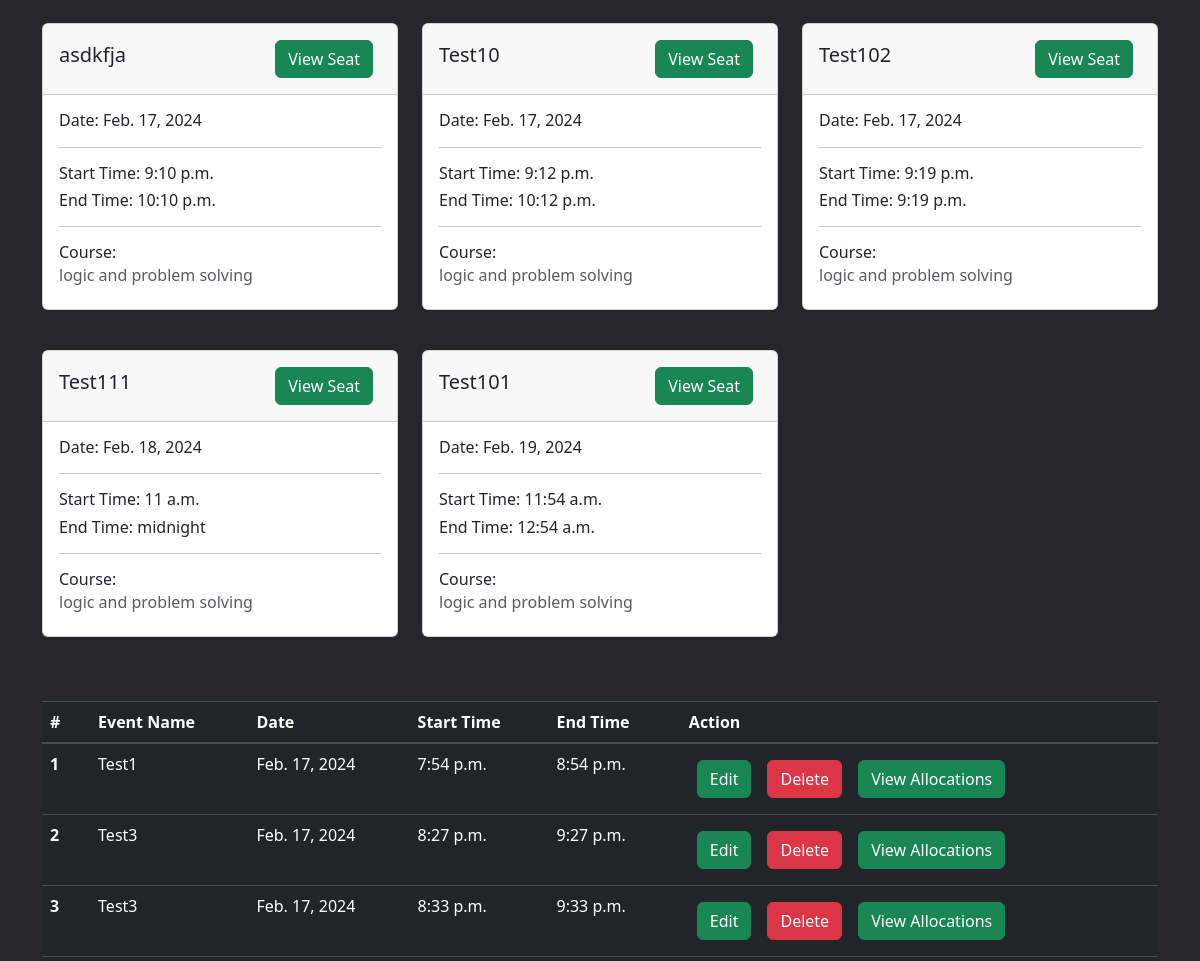
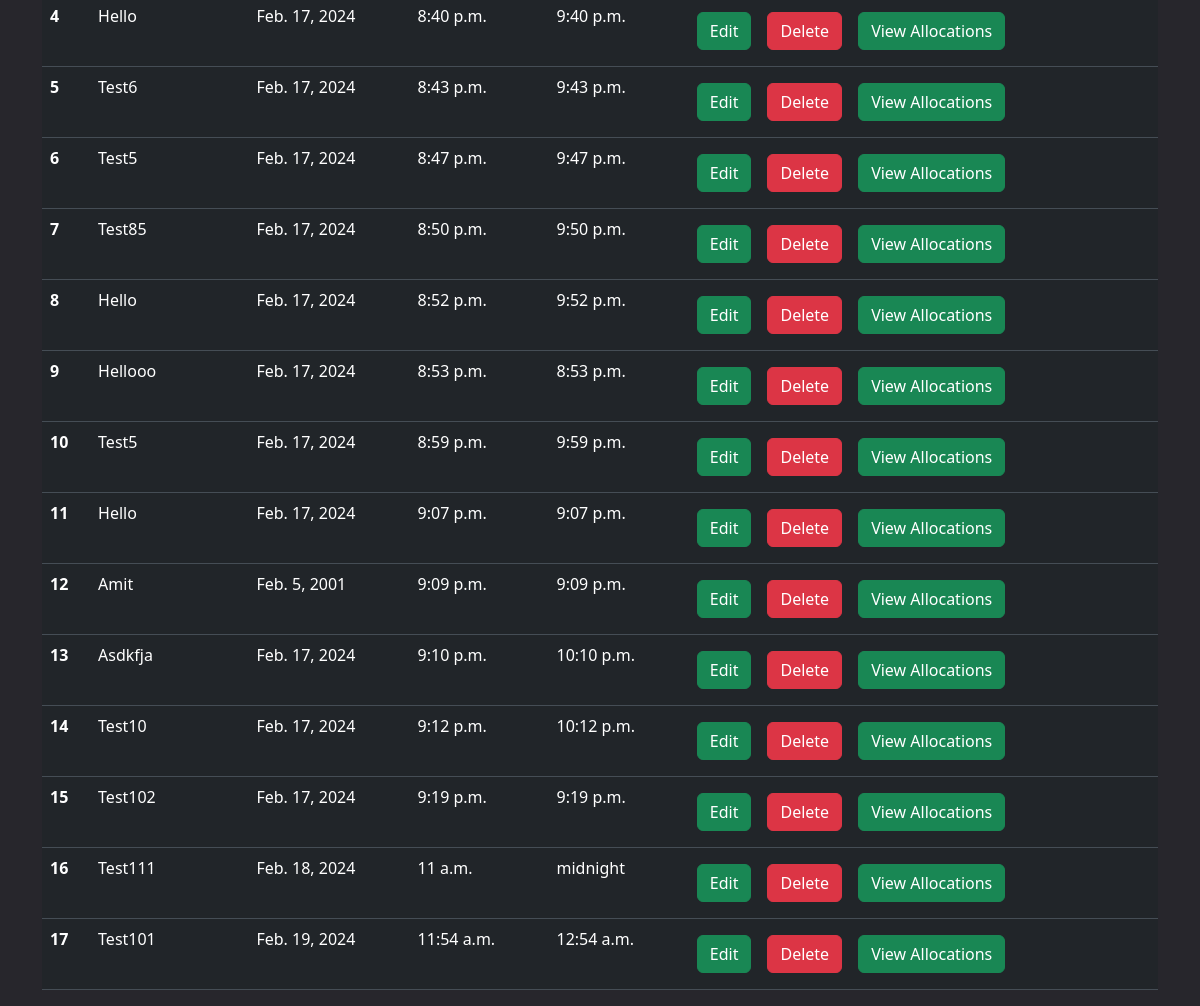
Page /student_events_view/ (signed in, lower part) on the earlier database version (2 pictures, top to bottom).
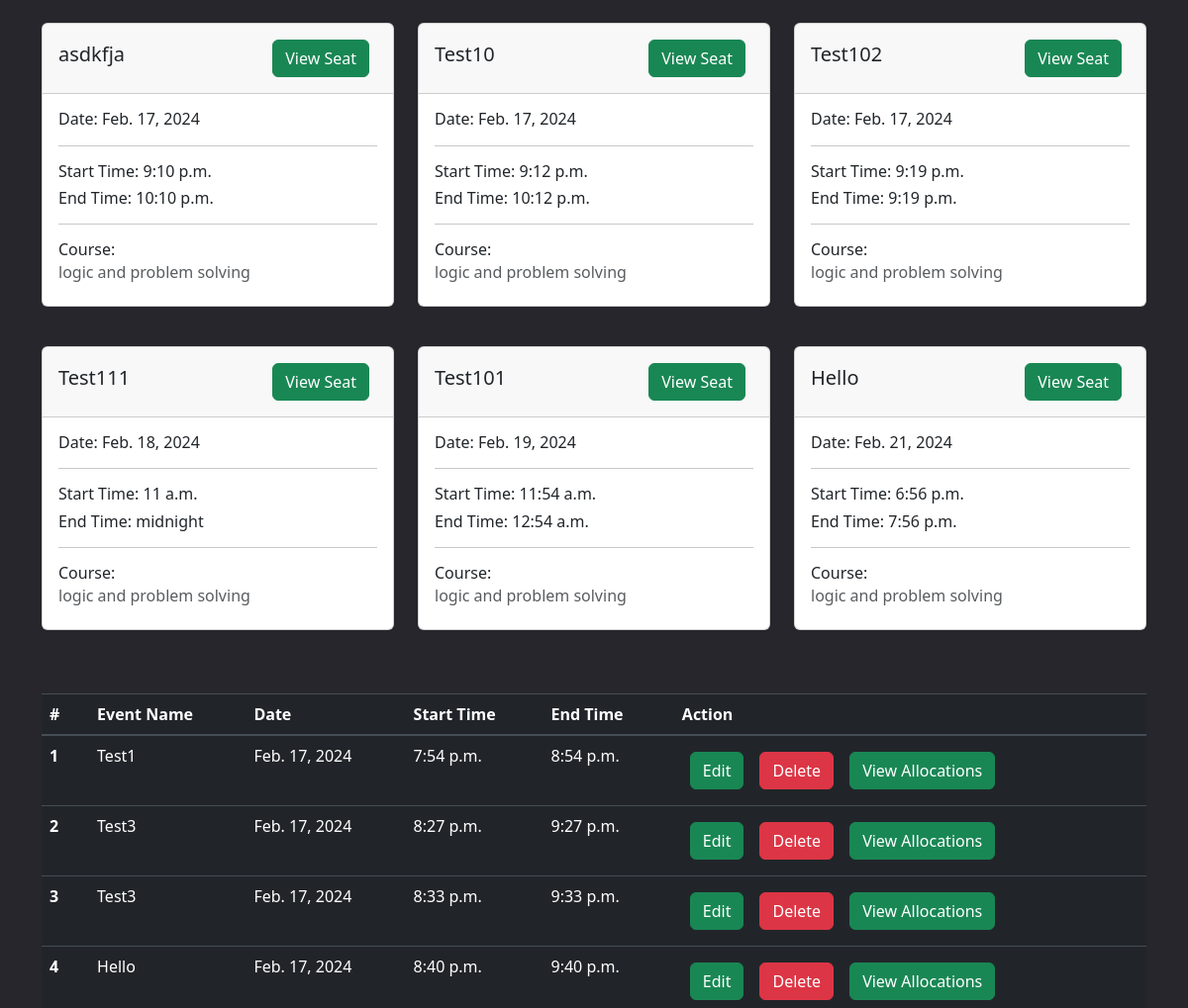
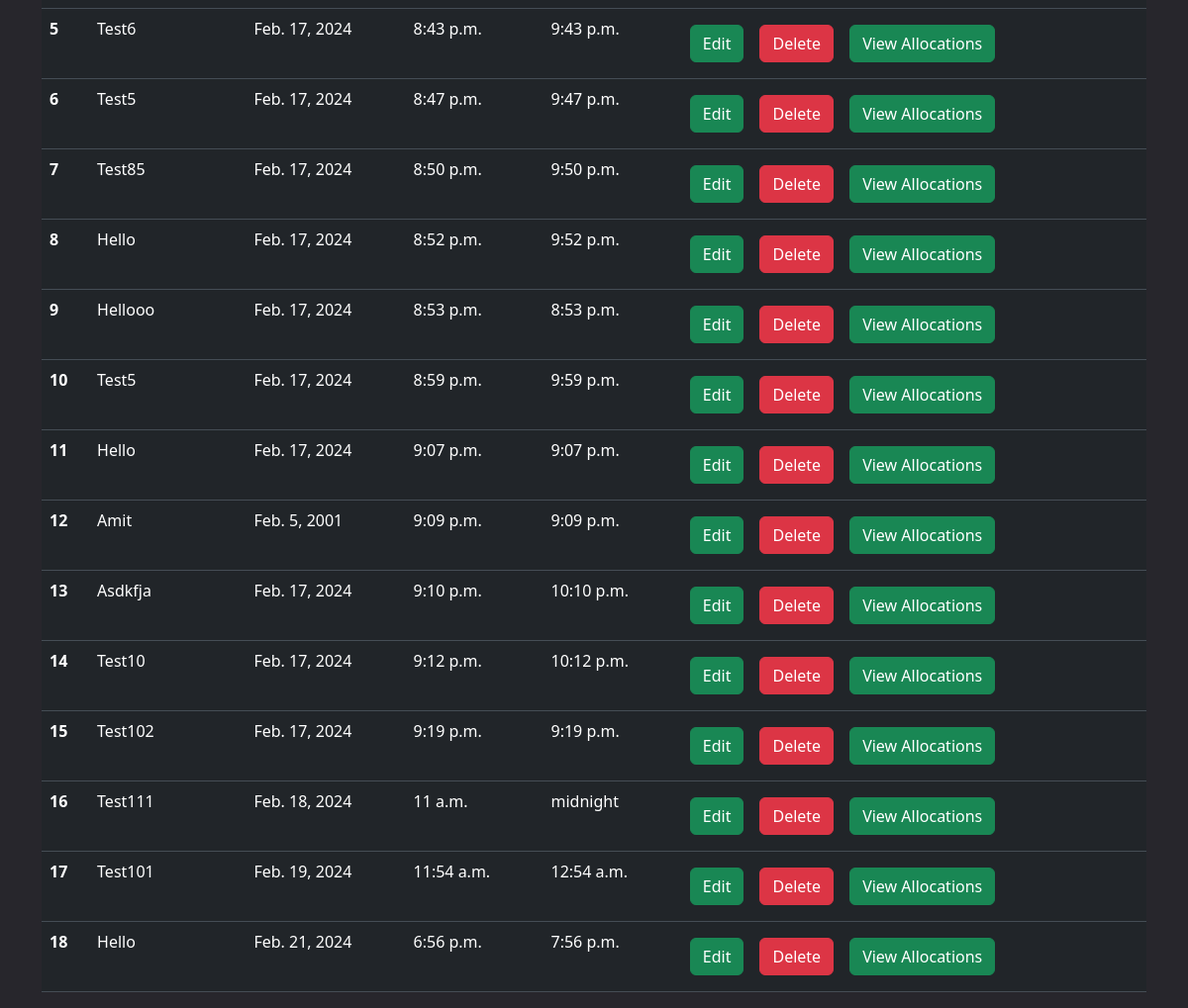
Same page on the later database version (2 pictures, top to bottom).
### api/models.py (models this page shows)
class Event(models.Model):
    name = models.CharField(max_length=100, blank=True)
    date = models.DateField()
    start_time = models.TimeField()
    end_time = models.TimeField()

class EventCourses(models.Model):
    event = models.ForeignKey(
        Event, on_delete=models.CASCADE, related_name="eventcourse", blank=True
    )
    course = models.ForeignKey(
        Course, on_delete=models.CASCADE, related_name="event", blank=True
    )

class Course(models.Model):
    name = models.CharField(max_length=100)
    fieldofstudy = models.CharField(
        max_length=20, choices=FIELDOFSTUDY, default="computing"
    )
    year = models.CharField(max_length=20, choices=YEAR, default="first")
    semester = models.CharField(max_length=20, choices=SEMESTER, default="first")

### api/views.py (the view)
# urls.py: path("student_events_view/", student_events_view, name="student_events_view"),
@user_passes_test(is_student, login_url="login_page")
def student_events_view(request):
    user = request.user
    student = user.student
    allocations = Allocation.objects.filter(student=student)
    events = [allocation.event for allocation in allocations]
    courses = student.courses.all()
    context = {"homeurl": "admin_home", "events": events, "courses": courses}
    return render(request, "viewEventsStudent.html", context)

### api/views.py (called while the page is built)
def is_student(user):
    return user.groups.filter(name="Students").exists()

### api/templates/viewEventsStudent.html (shortened to what this page needs)
{%extends "base.html"%} {%block start%} {% csrf_token %}
<div class="container mt-5">
  <br>
    <div class="row">
      {%for event in events%}
			<div class="col-md-4 mt-4">
				<div class="card mb-3">
					<div class="card-header d-flex justify-content-between align-items-center">
    <h5 class="card-title">{{ event.name }}</h5>
    <a href="/view_seat_allocations_student/{{ event.id }}" class="btn btn-success m-2">View Seat</a>
</div>
					<div class="card-body">
             <h6><span>Date:</span> {{ event.date }}</h6>
            <hr>
            <h6><span>Start Time:</span> {{ event.start_time }}</h6>
            <h6><span>End Time:</span> {{ event.end_time}}</h6>
            <hr>
            <h6>Course:</h6>
						 {% for event_course in event.eventcourse.all %}
             {%for course in courses%}
             {%if event_course.course == course%}
                <h6 class="card-subtitle mb-2 text-muted">{{ event_course.course.name }}</h6>
                {%endif%}
              {%endfor%}
             {% endfor %}
						</div>
				</div>
			</div>
     {%endfor%}
    </div>
  <table class="table mt-5 table-dark">
  <thead>
    <tr>
      <th scope="col">#</th>
      <th scope="col">Event Name</th>
      <th scope="col">Date </th>
      <th scope="col">Start Time </th>
      <th scope="col">End Time</th>
      <th scope="col">Action</th>
    </tr>
  </thead>
  <tbody >
    {%for event in events%}
    <tr>
      <th scope="row">{{forloop.counter}}</th>
      <td>{{event.name| capfirst}}</td>
      <td>{{event.date}}</td>
      <td>{{event.start_time}}</td>
      <td>{{event.end_time}}</td>
      <td>
         <a href="/update_course/{{course.id}}" class="btn btn-success m-2">Edit</button>
        <a href="/delete_event/{{event.id}}" class="btn btn-danger m-2" onclick="return confirm('Are you sure you want to delete this event?');">Delete</button>
          <a href="/admin_view_event_info/{{event.id}}" class="btn btn-success m-2">View Allocations</button>
      </td>
    </tr>
    {%endfor%}
  </tbody>
</table>
</div>
    {%endblock%}

Differences in the rows shown:
added Event: name "Hello", date "Feb. 21, 2024", start_time "6:56 p.m.", end_time "7:56 p.m."
added EventCourses: course.name "logic and problem solving"
